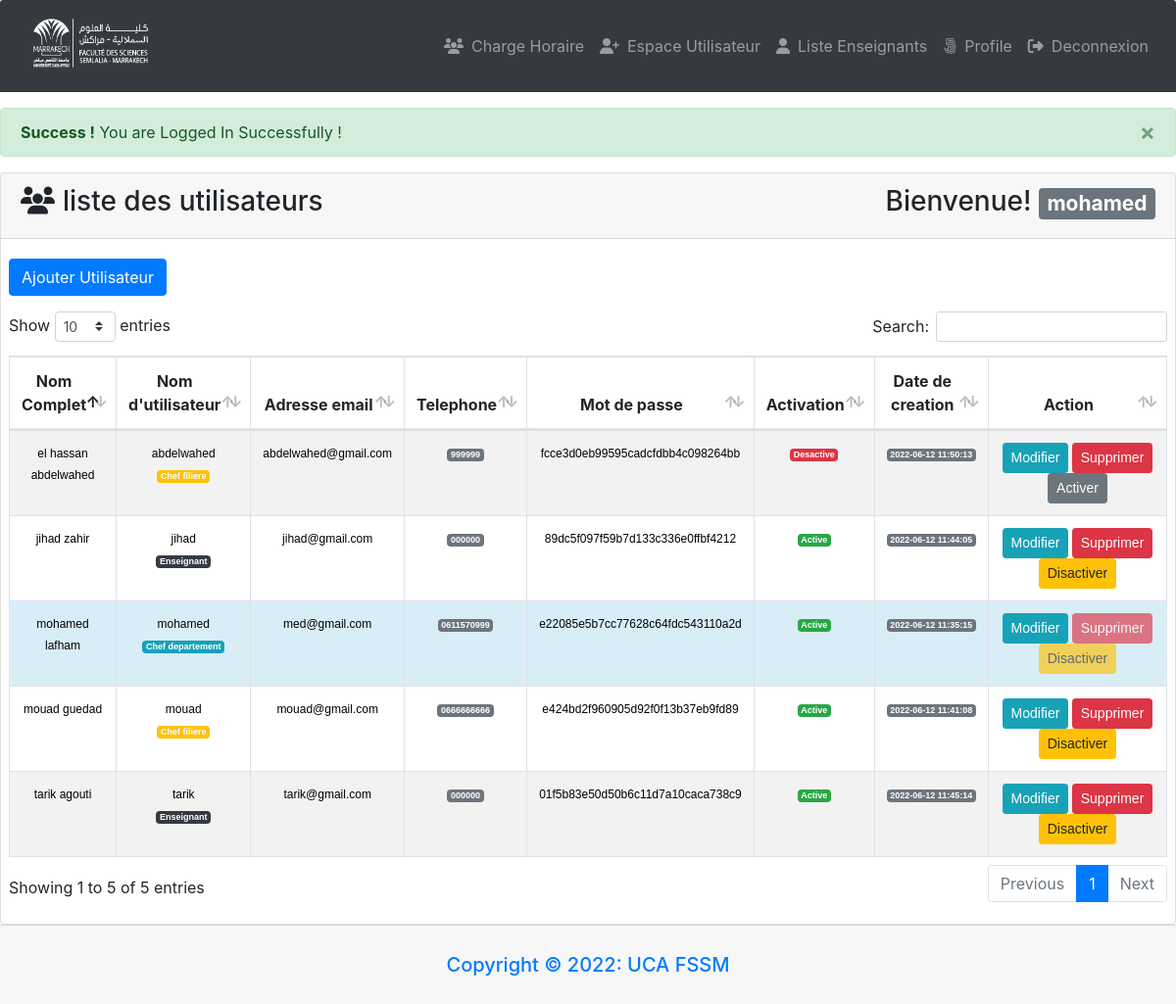
Page /utilisateurs.php (signed in) on the committed database.
### tables this page shows
CREATE TABLE `tbl_users` (
  `id` int(11) NOT NULL,
  `name` varchar(255) DEFAULT NULL,
  `username` varchar(255) DEFAULT NULL,
  `email` varchar(255) DEFAULT NULL,
  `password` varchar(255) DEFAULT NULL,
  `mobile` varchar(25) DEFAULT NULL,
  `roleid` tinyint(4) DEFAULT NULL,
  `isActive` tinyint(4) DEFAULT 0,
  `created_at` timestamp NOT NULL DEFAULT current_timestamp(),
  `updated_at` timestamp NOT NULL DEFAULT current_timestamp()
);

### lib/Session.php (called while the page is built, shortened)
<?php
class Session{
  public static function get($key){
    if (isset($_SESSION[$key])) {
      return $_SESSION[$key];
    }else{
      return false;
    }
  }
}

### classes/Users.php (called while the page is built, shortened)
<?php
include 'lib/Database.php';
include_once 'lib/Session.php';
class Users
{
  private $db;
  public function __construct()
  {
    $this->db = new Database();
  }
  public function formatDate($date)
  {
    $strtime = strtotime($date);
    return date('Y-m-d H:i:s', $strtime);
  }
  public function selectAllUserData()
  {
    $sql = "SELECT * FROM tbl_users ORDER BY id DESC";
    $stmt = $this->db->pdo->prepare($sql);
    $stmt->execute();
    return $stmt->fetchAll(PDO::FETCH_OBJ);
  }
}

### utilisateurs.php (the view, shortened to what this page needs)
<!DOCTYPE html>
<html lang="en">
<head>
    <link rel="stylesheet" href="./assets/style.css">
</head>
<body>
    <?php
    include 'inc/header.php';
    $logMsg = Session::get('logMsg');
    if (isset($logMsg)) {
        echo $logMsg;
    }
    ?>
    <div class="card ">
        <div class="card-header">
            <h3><i class="fas fa-users mr-2"></i>liste des utilisateurs <span class="float-right">Bienvenue! <strong>
                        <span class="badge badge-lg badge-secondary text-white">
                            <?php
                            $username = Session::get('username');
                            if (isset($username)) {
                                echo $username;
                            }
                            ?></span>
                    </strong></span></h3>
        </div>
        <div class="card-body pr-2 pl-2 ">
            <table id="example" class="table table-striped table-bordered" style="width:100%">
                <thead>
                    <tr>
                        <th class="text-center">Nom Complet</th>
                        <th class="text-center">Nom d'utilisateur</th>
                        <th class="text-center">Adresse email</th>
                        <th class="text-center">Telephone</th>
                        <th class="text-center">Mot de passe</th>
                        <th class="text-center">Activation</th>
                        <th class="text-center">Date de creation</th>
                        <th width='25%' class="text-center">Action</th>
                    </tr>
                </thead>
                <tbody>
                    <?php
                    $allUser = $users->selectAllUserData();
                    if ($allUser) {
                        foreach ($allUser as  $value) {
                    ?>
                            <tr class="text-center" <?php if (Session::get("id") == $value->id) {
                                                        echo "style='background:#d9edf7' ";
                                                    } ?>>
                                <td><?php echo $value->name; ?></td>
                                <td><?php echo $value->username; ?> <br>
                                    <?php if ($value->roleid  == '1') {
                                        echo "<span class='badge badge-lg badge-info text-white'>Chef departement</span>";
                                    } elseif ($value->roleid == '2') {
                                        echo "<span class='badge badge-lg badge-warning text-white'>Chef filiere</span>";
                                    } elseif ($value->roleid == '3') {
                                        echo "<span class='badge badge-lg badge-dark text-white'>Enseignant</span>";
                                    } ?></td>
                                <td><?php echo $value->email; ?></td>
                                <td><span class="badge badge-lg badge-secondary text-white"><?php echo $value->mobile; ?></span></td>
                                <td><?php echo md5($value->password); ?></td>
                                <td>
                                    <?php if ($value->isActive == '0') { ?>
                                        <span class="badge badge-lg badge-success text-white">Active</span>
                                    <?php } else { ?>
                                        <span class="badge badge-lg badge-danger text-white">Desactive</span>
                                    <?php } ?>
                                </td>
                                <td><span class="badge badge-lg badge-secondary text-white"><?php echo $users->formatDate($value->created_at);  ?></span></td>
                                <td>
                                    <?php if (Session::get("roleid") == '1') { ?>
                                        <a class="btn btn-info btn-sm " href="editUser.php?id=<?php echo $value->id; ?>">Modifier</a>
                                        <a onclick="return confirm('Are you sure To Delete ?')" class="btn btn-danger
                    <?php if (Session::get("roleid") == $value->roleid) {
                                            echo "disabled";
                                        } ?>
                             btn-sm " href="?remove=<?php echo $value->id; ?>">Supprimer</a>
                                        <?php if ($value->isActive == '0') {  ?>
                                            <a onclick="return confirm('Are you sure To Desactive ?')" class="btn btn-warning
                       <?php if (Session::get("roleid") == $value->roleid) {
                                                echo "disabled";
                                            } ?>
                                btn-sm " href="?desactiver=<?php echo $value->id; ?>">Disactiver</a>
                                        <?php } elseif ($value->isActive == '1') { ?>
                                            <a onclick="return confirm('Are you sure To Active ?')" class="btn btn-secondary
                       <?php if (Session::get("roleid") == $value->roleid) {
                                                echo "disabled";
                                            } ?>
                                btn-sm " href="?activer=<?php echo $value->id; ?>">Activer</a>
                                    <?php }
                                    } ?>
                                </td>
                            </tr>
                        <?php }
                    } else { ?>
                        <tr class="text-center">
                            <td>La liste d'utilisateurs est vide !</td>
                        </tr>
                    <?php } ?>
                    <div>
                        <form action="" method="POST">
                            <div class="form-group">
                                <a class="btn btn-primary" href="addUser.php">Ajouter Utilisateur</a>
                            </div>
                        </form>
                    </div>
                </tbody>
            </table>
        </div>
    </div>
    <?php
    include 'inc/footer.php';
    ?>
</body>
</html>

### inc/header.php (shortened to what this page needs)
 <?php
$filepath = realpath(dirname(__FILE__));
include_once $filepath . "/../lib/Session.php";
$users = new Users();
?>
<!DOCTYPE html>
<html lang="en" dir="ltr">
<head>
  <link rel="stylesheet" href="assets/style.css">
  <link rel="stylesheet" href="assets/bootstrap.min.css">
  <link href="https://use.fontawesome.com/releases/v6.1.1/css/all.css" rel="stylesheet">
  <link rel="stylesheet" href="assets/dataTables.bootstrap4.min.css">
</head>
<body>
  <div>
    <nav  class="navbar navbar-expand-md navbar-dark bg-dark card-header mw-100">
      <a class="navbar-brand" href="index.php"><img src="inc/fssm1.png" alt="fssm1" width="150" ></a>
      <div class="collapse navbar-collapse" id="navbarsExampleDefault">
        <ul class="navbar-nav ml-auto">
          <?php if (Session::get('id') == TRUE) { ?>
            <?php if (Session::get('roleid') == '1') { ?>
              <li class="nav-item">
                <a class="nav-link" href="index.php"><i class="fas fa-users mr-2"></i>Charge Horaire</span></a>
              </li>
               <li class="nav-item
              <?php
              $path = $_SERVER['SCRIPT_FILENAME'];
              $current = basename($path, '.php');
              if ($current == 'addUser') {
                echo " active ";
              }
              ?>
                         ">
                <a class="nav-link" href="utilisateurs.php"><i class="fas fa-user-plus mr-2"></i>Espace Utilisateur</span></a>
              </li>
              <li>
                <a class="nav-link" href="enseignant.php"><i class="fas fa-user mr-2"></i>Liste Enseignants </span></a>
              </li>
              <?php }?>
            <li class="nav-item
            <?php
            $path = $_SERVER['SCRIPT_FILENAME'];
            $current = basename($path, '.php');
            if ($current == 'profile') {
              echo "active ";
            }
            ?>
            ">
              <a class="nav-link" href="profile.php?id=<?php echo Session::get("id"); ?>"><i class="fab fa-500px mr-2"></i>Profile <span class="sr-only">(current)</span></a>
            </li>
            <li class="nav-item">
              <a class="nav-link" href="?action=logout"><i class="fas fa-sign-out-alt mr-2"></i>Deconnexion</a>
            </li>
          <?php } ?>
        </ul>
      </div>
    </nav>
  </div>

### inc/footer.php (shortened to what this page needs)
<div class="well card-footer ">
  <p>
      <h5 class='text-center'><a href="https://ecampus-fssm.uca.ma/" target="_blank">Copyright © 2022: UCA FSSM</a></h5>
  </p>
</div>
  </body>
</html>

### assets/style.css (style rules this page uses)
* { margin: 0; padding: 0; box-sizing: border-box; }
tbody { line-height: 22px; font-size: 12px ; font-style: normal; font-weight: normal; visibility: visible; font-family: 'Nunito', sans-serif; color: rgb(0, 0, 0); }
h1, h2, h3, h4, h5, h6 { color: #222; font-family: 'Nunito', sans-serif; font-weight: 400; margin-top: 0; }
h3 { font-size: 24px; line-height: 30px; }
h5 { font-size: 14px; line-height: 18px; }

### rows in the picture
tbl_users: name "el hassan abdelwahed", username "abdelwahed", shows "Chef filiere", email "abdelwahed@gmail.com", mobile "999999", password "fcce3d0eb99595cadcfdbb4c098264bb", isActive "Desactive", created_at "2022-06-12 11:50:13"
tbl_users: name "tarik agouti", username "tarik", shows "Enseignant", email "tarik@gmail.com", mobile "000000", password "01f5b83e50d50b6c11d7a10caca738c9", isActive "Active", created_at "2022-06-12 11:45:14"
tbl_users: name "jihad zahir", username "jihad", shows "Enseignant", email "jihad@gmail.com", mobile "000000", password "89dc5f097f59b7d133c336e0ffbf4212", isActive "Active", created_at "2022-06-12 11:44:05"
tbl_users: name "mouad guedad", username "mouad", shows "Chef filiere", email "mouad@gmail.com", mobile "0666666666", password "e424bd2f960905d92f0f13b37eb9fd89", isActive "Active", created_at "2022-06-12 11:41:08"
tbl_users: name "mohamed lafham", username "mohamed", shows "Chef departement", email "med@gmail.com", mobile "0611570999", password "e22085e5b7cc77628c64fdc543110a2d", isActive "Active", created_at "2022-06-12 11:35:15"

### other values in the picture
$logMsg "× Success ! You are Logged In Successfully !"
$username "mohamed"
